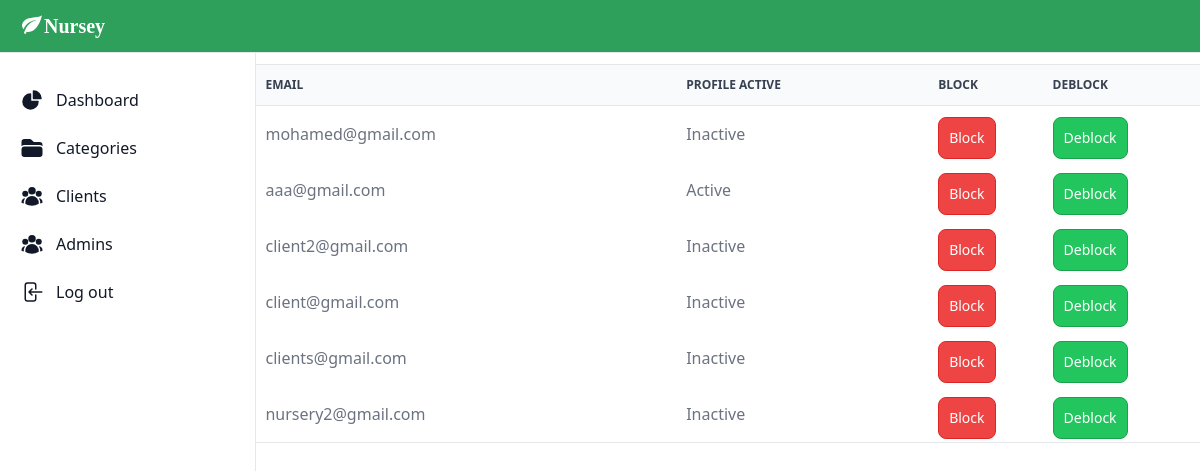
/admin/users.php, run on the app's committed database.
### tables this page shows
CREATE TABLE `users` (
  `user_id` int(11) NOT NULL,
  `fullname` varchar(255) DEFAULT NULL,
  `email` varchar(255) DEFAULT NULL,
  `password` varchar(255) DEFAULT NULL,
  `user_type` int(11) DEFAULT NULL,
  `profile_active` varchar(200) DEFAULT NULL,
  `status` int(11) DEFAULT NULL
);

### admin/users.php (the view, shortened to what this page needs)
<!DOCTYPE html>
<html lang="en">
<head>
    <script src="https://cdn.tailwindcss.com"></script>
    <link href="https://cdn.jsdelivr.net/npm/daisyui@4.4.6/dist/full.min.css" rel="stylesheet" type="text/css" />
    <script src="https://cdn.tailwindcss.com"></script>
</head>
<body>
    <?php
    include("./navbar.php");
    include("./sidebar.php");
    include("db.php");
    $usersQuery = "SELECT * FROM users WHERE user_type = 1";
    $result = mysqli_query($conn, $usersQuery);
    if (mysqli_num_rows($result) > 0) {
        echo '<table class=" w-full max-w-[80vw][text-sm text-left rtl:text-right text-gray-500 dark:text-gray-400 border-t border-b divide-y divide-gray-200 dark:divide-gray-700 mt-16 mx-auto">
                <thead class="text-xs text-gray-700 uppercase bg-gray-50 dark:bg-gray-700 dark:text-gray-400">
                    <tr>
                        <th scope="col" class="px-6 py-3 text-left">Full Name</th>
                        <th scope="col" class="px-6 py-3 text-left">Email</th>
                        <th scope="col" class="px-6 py-3 text-left">Profile Active</th>
                        <th>block</th>
                        <th>deblock</th>
                    </tr>
                </thead>
                <tbody>';
                while ($row = mysqli_fetch_assoc($result)) {
                    echo '<tr class="bg-white dark:bg-gray-800 hover:bg-gray-50 dark:hover:bg-gray-600">
                            <td class="px-6 py-4">' . $row['fullname'] . '</td>
                            <td class="px-6 py-4">' . $row['email'] . '</td>
                            <td class="px-6 py-4">' . ($row['profile_active'] ? 'Active' : 'Inactive') . '</td>
                            <td>
                                <form method="post" action="">
                                    <input type="hidden" name="user_id" value="' . $row['user_id'] . '">
                                    <button type="submit" name="block-client"
                                        class="mt-2 p-2.5 text-sm font-medium text-white bg-red-500 rounded-lg border border-red-600 focus:ring-4 focus:outline-none focus:ring-gray-200">
                                        Block
                                    </button>
                                </form>
                            </td>
                            <td>
                                <form method="post" action="">
                                    <input type="hidden" name="user_id" value="' . $row['user_id'] . '">
                                    <button type="submit" name="deblock-client"
                                        class="mt-2 p-2.5 text-sm font-medium text-white bg-green-500 rounded-lg border border-green-600 focus:ring-4 focus:outline-none focus:ring-gray-200">
                                        Deblock
                                    </button>
                                </form>
                            </td>
                        </tr>';
                }
    echo '</tbody>
    </table>';
    } else {
    echo '<p>No users found</p>';
    }
    ?>
</body>
</html>

### admin/navbar.php
<nav class="fixed top-0 z-50 w-full border-b border-gray-200 bg-[#2f9f5c]">
    <div class="px-3 py-3 lg:px-5 lg:pl-3 ">
        <a href="#" class="flex ms-2  ml-10">
            <svg xmlns="http://www.w3.org/2000/svg" width="24" height="24" viewBox="0 0 24 24">
                <path fill="white"
                    d="M17 8C8 10 5.9 16.17 3.82 21.34l1.89.66l.95-2.3c.48.17.98.3 1.34.3C19 20 22 3 22 3c-1 2-8 2.25-13 3.25S2 11.5 2 13.5s1.75 3.75 1.75 3.75C7 8 17 8 17 8Z" />
            </svg>
            <h3 class="font-serif text-white font-semibold text-xl">Nursey</h3>
        </a>
    </div>
</nav>

### admin/sidebar.php (shortened to what this page needs)
<!DOCTYPE html>
<html lang="en">
<head>
</head>
<body>
    <aside id="logo-sidebar"
        class="fixed top-0 left-0 z-40 w-64 h-screen pt-20 transition-transform -translate-x-full bg-white border-r border-gray-200 sm:translate-x-0 dark:bg-gray-800 dark:border-gray-700"
        aria-label="Sidebar">
        <div class="h-full px-3 pb-4 overflow-y-auto bg-white dark:bg-gray-800">
            <ul class="space-y-2 font-medium">
                <li>
                    <a href="Dashboard.php"
                        class="flex items-center p-2 text-gray-900 rounded-lg dark:text-white hover:bg-gray-100 dark:hover:bg-gray-700 group">
                        <span class="ms-3">Dashboard</span>
                    </a>
                </li>
                <li>
                    <a href="admin.php"
                        class="flex items-center p-2 text-gray-900 rounded-lg dark:text-white hover:bg-gray-100 dark:hover:bg-gray-700 group">
                        <span class="ms-3">Categories</span>
                    </a>
                </li>
                <li>
                    <a href="users.php"
                        class="flex items-center p-2 text-gray-900 rounded-lg dark:text-white hover:bg-gray-100 dark:hover:bg-gray-700 group">
                        <span class="flex-1 ms-3 whitespace-nowrap">Clients</span>
                    </a>
                </li>
                <li>
                    <a href="admins.php"
                        class="flex items-center p-2 text-gray-900 rounded-lg dark:text-white hover:bg-gray-100 dark:hover:bg-gray-700 group">
                        <span class="flex-1 ms-3 whitespace-nowrap">Admins</span>
                    </a>
                </li>
                <li>
                    <a href="../SignUp.php"
                        class="flex items-center p-2 text-gray-900 rounded-lg dark:text-white hover:bg-gray-100 dark:hover:bg-gray-700 group">
                        <span class="flex-1 ms-3 whitespace-nowrap">Log out</span>
                    </a>
                </li>
            </ul>
        </div>
    </aside>
</body>
</html>

### data on the page
users: email "mohamed@gmail.com", shows "Inactive"
users: email "aaa@gmail.com", profile_active "Active"
users: email "client2@gmail.com", shows "Inactive"
users: email "client@gmail.com", shows "Inactive"
users: email "clients@gmail.com", shows "Inactive"
users: email "nursery2@gmail.com", shows "Inactive"
